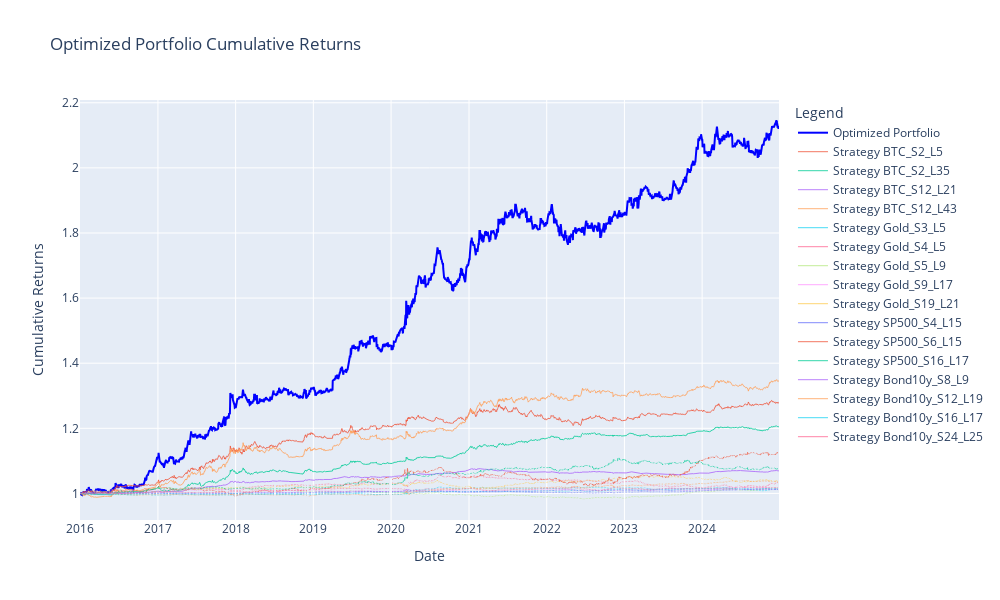

The code cell stored with this chart in its notebook:
### Code cell
leverage=3
port_opt_max_sharpe_pct=pd.DataFrame(max_sharpe_portfolio['Port']).fillna(0)
port_opt_max_sharpe_pct.index=strategy_ma.index
port_opt_max_sharpe=(1+port_opt_max_sharpe_pct).cumprod()
weight_select=weight_df[weight_df['Weight']>0.01].index
w=weight_df[weight_df['Weight']>0.01].values
strategy_ma_cumprod = (1+strategy_ma[weight_select] * w.T).cumprod()

port_opt_max_sharpe_leverage=(1+port_opt_max_sharpe_pct*leverage).cumprod()

# Ensure port_opt_max_sharpe has the correct index and column name
port_opt_max_sharpe.columns = ['Portfolio']
port_opt_max_sharpe_leverage.columns = ['Portfolio']

# Create a Plotly figure
fig = go.Figure()

# Add the optimized portfolio to the plot
fig.add_trace(
    go.Scatter(
        x=port_opt_max_sharpe.index,
        y=port_opt_max_sharpe['Portfolio'],
        mode="lines",
        name="Optimized Portfolio",
        line=dict(width=2, color="blue")  # Highlight the portfolio line
    )
)

# fig.add_trace(
#     go.Scatter(
#         x=port_opt_max_sharpe_leverage.index,
#         y=port_opt_max_sharpe_leverage['Portfolio'],
#         mode="lines",
#         name="Optimized Portfolio",
#         line=dict(width=2, color="red")  # Highlight the portfolio line
#     )
# )
# Add cumulative strategy returns with reduced emphasis
for col in strategy_ma_cumprod.columns:
    fig.add_trace(
        go.Scatter(
            x=strategy_ma_cumprod.index,
            y=strategy_ma_cumprod[col],
            mode="lines",
            name=f"Strategy {col}",
            line=dict(width=1),  # Thinner lines
            opacity=0.8  # Transparency for de-emphasis
        )
    )
# Update layout for better visuals
fig.update_layout(
    title="Optimized Portfolio Cumulative Returns",
    xaxis_title="Date",
    yaxis_title="Cumulative Returns",
    legend_title="Legend",
    template="plotly",
    height=600,
    width=1000
)

# Show the figure
fig.show()

### Figure 1 — Plotly figure (JSON) as saved in the notebook; plotly's stock layout.template omitted (floating-point values rounded to 4 significant figures; data arrays with more than 128 entries replaced by an {"elided": "..."} marker saying what was removed)
{"data": [{"line": {"color": "blue", "width": 2}, "mode": "lines", "name": "Optimized Portfolio", "type": "scatter", "x": {"elided": "3284 str values"}, "y": {"elided": "3284 float values"}}, {"line": {"width": 1}, "mode": "lines", "name": "Strategy BTC_S2_L5", "opacity": 0.8, "type": "scatter", "x": {"elided": "3284 str values"}, "y": {"elided": "3284 float values"}}, {"line": {"width": 1}, "mode": "lines", "name": "Strategy BTC_S2_L35", "opacity": 0.8, "type": "scatter", "x": {"elided": "3284 str values"}, "y": {"elided": "3284 float values"}}, {"line": {"width": 1}, "mode": "lines", "name": "Strategy BTC_S12_L21", "opacity": 0.8, "type": "scatter", "x": {"elided": "3284 str values"}, "y": {"elided": "3284 float values"}}, {"line": {"width": 1}, "mode": "lines", "name": "Strategy BTC_S12_L43", "opacity": 0.8, "type": "scatter", "x": {"elided": "3284 str values"}, "y": {"elided": "3284 float values"}}, {"line": {"width": 1}, "mode": "lines", "name": "Strategy Gold_S3_L5", "opacity": 0.8, "type": "scatter", "x": {"elided": "3284 str values"}, "y": {"elided": "3284 float values"}}, {"line": {"width": 1}, "mode": "lines", "name": "Strategy Gold_S4_L5", "opacity": 0.8, "type": "scatter", "x": {"elided": "3284 str values"}, "y": {"elided": "3284 float values"}}, {"line": {"width": 1}, "mode": "lines", "name": "Strategy Gold_S5_L9", "opacity": 0.8, "type": "scatter", "x": {"elided": "3284 str values"}, "y": {"elided": "3284 float values"}}, {"line": {"width": 1}, "mode": "lines", "name": "Strategy Gold_S9_L17", "opacity": 0.8, "type": "scatter", "x": {"elided": "3284 str values"}, "y": {"elided": "3284 float values"}}, {"line": {"width": 1}, "mode": "lines", "name": "Strategy Gold_S19_L21", "opacity": 0.8, "type": "scatter", "x": {"elided": "3284 str values"}, "y": {"elided": "3284 float values"}}, {"line": {"width": 1}, "mode": "lines", "name": "Strategy SP500_S4_L15", "opacity": 0.8, "type": "scatter", "x": {"elided": "3284 str values"}, "y": {"elided": "3284 float values"}}, {"line": {"width": 1}, "mode": "lines", "name": "Strategy SP500_S6_L15", "opacity": 0.8, "type": "scatter", "x": {"elided": "3284 str values"}, "y": {"elided": "3284 float values"}}, {"line": {"width": 1}, "mode": "lines", "name": "Strategy SP500_S16_L17", "opacity": 0.8, "type": "scatter", "x": {"elided": "3284 str values"}, "y": {"elided": "3284 float values"}}, {"line": {"width": 1}, "mode": "lines", "name": "Strategy Bond10y_S8_L9", "opacity": 0.8, "type": "scatter", "x": {"elided": "3284 str values"}, "y": {"elided": "3284 float values"}}, {"line": {"width": 1}, "mode": "lines", "name": "Strategy Bond10y_S12_L19", "opacity": 0.8, "type": "scatter", "x": {"elided": "3284 str values"}, "y": {"elided": "3284 float values"}}, {"line": {"width": 1}, "mode": "lines", "name": "Strategy Bond10y_S16_L17", "opacity": 0.8, "type": "scatter", "x": {"elided": "3284 str values"}, "y": {"elided": "3284 float values"}}, {"line": {"width": 1}, "mode": "lines", "name": "Strategy Bond10y_S24_L25", "opacity": 0.8, "type": "scatter", "x": {"elided": "3284 str values"}, "y": {"elided": "3284 float values"}}], "layout": {"height": 600, "legend": {"title": {"text": "Legend"}}, "title": {"text": "Optimized Portfolio Cumulative Returns"}, "width": 1000, "xaxis": {"title": {"text": "Date"}}, "yaxis": {"title": {"text": "Cumulative Returns"}}}}
